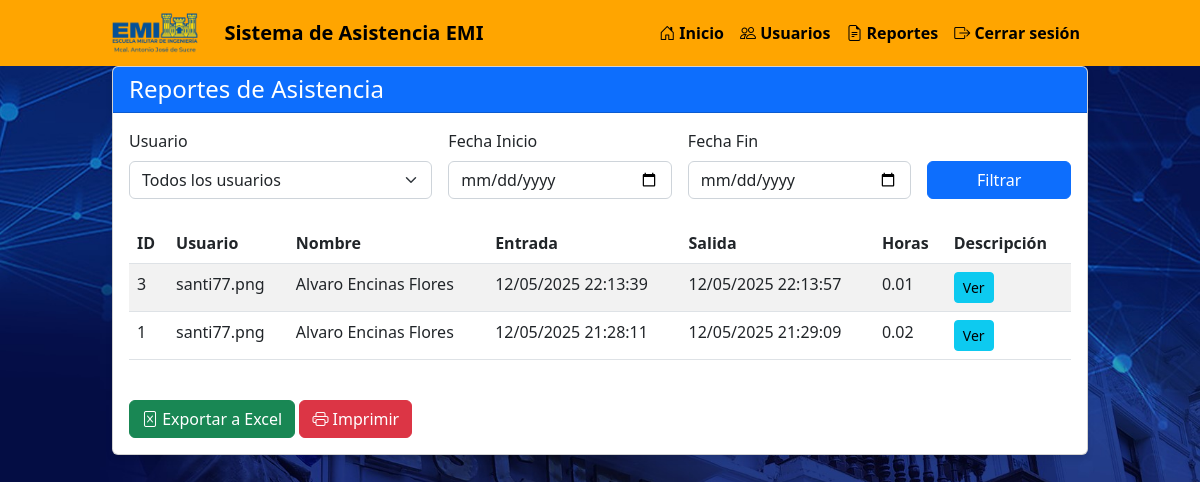
Page /admin/reports (signed in) on the earlier database version.
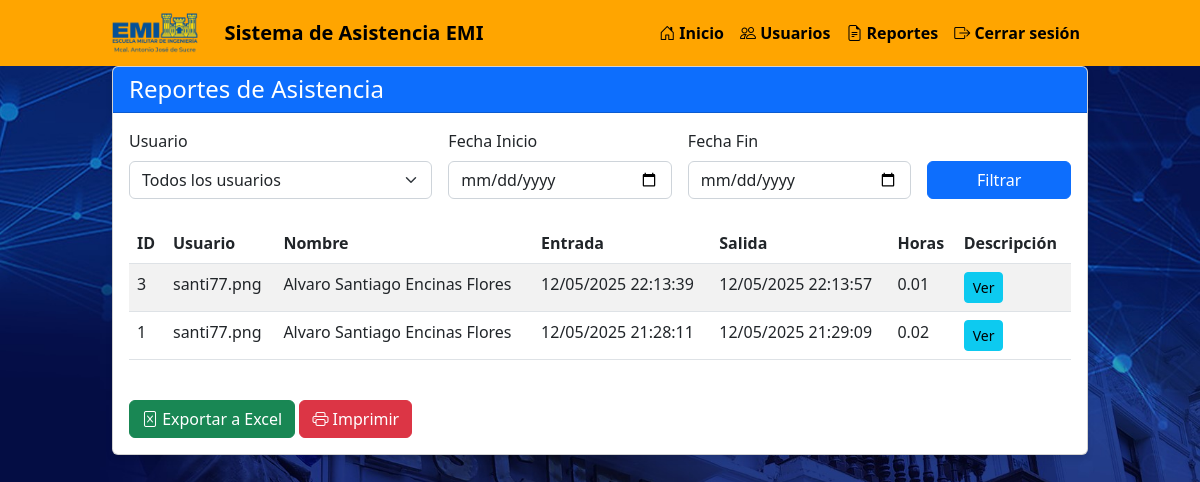
Same page on the later database version.
### tables this page shows
CREATE TABLE attendance (
        id INTEGER PRIMARY KEY AUTOINCREMENT,
        user_id INTEGER NOT NULL,
        check_in TIMESTAMP,
        check_out TIMESTAMP,
        description TEXT,
        FOREIGN KEY (user_id) REFERENCES users (id)
    );

CREATE TABLE users (
        id INTEGER PRIMARY KEY AUTOINCREMENT,
        username TEXT UNIQUE NOT NULL,
        password TEXT NOT NULL,
        full_name TEXT NOT NULL,
        is_admin INTEGER DEFAULT 0
    );

### app.py (the view)
@app.route('/admin/reports')
def reports():
    if 'user_id' not in session or not session.get('is_admin'):
        flash('Acceso no autorizado', 'error')
        return redirect(url_for('index'))
    user_id = request.args.get('user_id', type=int)
    start_date = request.args.get('start_date')
    end_date = request.args.get('end_date')
    users = database.get_users()
    records = database.get_attendance_records(user_id, start_date, end_date)
    processed_records = []
    for record in records:
        rec = dict(record)
        if rec['check_in']:
            rec['check_in'] = datetime.datetime.fromisoformat(rec['check_in'])
        if rec['check_out']:
            rec['check_out'] = datetime.datetime.fromisoformat(rec['check_out'])
            if rec['check_in']:
                diff = rec['check_out'] - rec['check_in']
                hours = diff.total_seconds() / 3600
                rec['hours_worked'] = round(hours, 2)
            else:
                rec['hours_worked'] = 0
        else:
            rec['hours_worked'] = 0
        processed_records.append(rec)
    return render_template('reports.html', users=users, records=processed_records,
                           selected_user=user_id, start_date=start_date, end_date=end_date)

### database.py (called while the page is built)
def get_users():
    conn = sqlite3.connect('attendance.db')
    conn.row_factory = sqlite3.Row
    c = conn.cursor()
    c.execute("SELECT id, username, full_name, is_admin FROM users")
    users = c.fetchall()
    conn.close()
    return users

def get_attendance_records(user_id=None, start_date=None, end_date=None):
    conn = sqlite3.connect('attendance.db')
    conn.row_factory = sqlite3.Row
    c = conn.cursor()
    query = """
    SELECT a.id, a.check_in, a.check_out, a.description, u.full_name, u.username
    FROM attendance a
    JOIN users u ON a.user_id = u.id
    WHERE 1=1
    """
    params = []
    if user_id:
        query += " AND a.user_id = ?"
        params.append(user_id)
    if start_date:
        query += " AND date(a.check_in) >= date(?)"
        params.append(start_date)
    if end_date:
        query += " AND date(a.check_in) <= date(?)"
        params.append(end_date)
    query += " ORDER BY a.check_in DESC"
    c.execute(query, params)
    records = c.fetchall()
    conn.close()
    return records

### templates/reports.html (shortened to what this page needs)
{% extends "layout.html" %}
{% block content %}
<div class="row">
    <div class="col-md-12">
        <div class="card">
            <div class="card-header bg-primary text-white">
                <h4 class="mb-0">Reportes de Asistencia</h4>
            </div>
            <div class="card-body">
                <form method="get" action="/admin/reports" class="row g-3 mb-4">
                    <div class="col-md-4">
                        <label for="user_id" class="form-label">Usuario</label>
                        <select class="form-select" id="user_id" name="user_id">
                            <option value="">Todos los usuarios</option>
                        </select>
                    </div>
                    <div class="col-md-3">
                        <label for="start_date" class="form-label">Fecha Inicio</label>
                        <input type="date" class="form-control" id="start_date" name="start_date" value="{{ start_date }}">
                    </div>
                    <div class="col-md-3">
                        <label for="end_date" class="form-label">Fecha Fin</label>
                        <input type="date" class="form-control" id="end_date" name="end_date" value="{{ end_date }}">
                    </div>
                    <div class="col-md-2 d-flex align-items-end">
                        <button type="submit" class="btn btn-primary w-100">Filtrar</button>
                    </div>
                </form>
                <div class="table-responsive">
                    <table class="table table-striped">
                        <thead>
                            <tr>
                                <th>ID</th>
                                <th>Usuario</th>
                                <th>Nombre</th>
                                <th>Entrada</th>
                                <th>Salida</th>
                                <th>Horas</th>
                                <th>Descripción</th>
                            </tr>
                        </thead>
                        <tbody>
                            {% for record in records %}
                            <tr>
                                <td>{{ record.id }}</td>
                                <td>{{ record.username }}</td>
                                <td>{{ record.full_name }}</td>
                                <td>
                                    {% if record.check_in %}
                                    {{ record.check_in.strftime('%d/%m/%Y %H:%M:%S') }}
                                    {% else %}
                                    -
                                    {% endif %}
                                </td>
                                <td>
                                    {% if record.check_out %}
                                    {{ record.check_out.strftime('%d/%m/%Y %H:%M:%S') }}
                                    {% else %}
                                    <span class="badge bg-warning">Pendiente</span>
                                    {% endif %}
                                </td>
                                <td>
                                    {% if record.hours_worked %}
                                    {{ record.hours_worked }}
                                    {% else %}
                                    -
                                    {% endif %}
                                </td>
                                <td>
                                    {% if record.description %}
                                    <button type="button" class="btn btn-sm btn-info" data-bs-toggle="modal" data-bs-target="#descriptionModal-{{ record.id }}">
                                        Ver
                                    </button>
                                    {% else %}
                                    -
                                    {% endif %}
                                </td>
                            </tr>
                            {% else %}
                            <tr>
                                <td colspan="7" class="text-center">No hay registros para mostrar</td>
                            </tr>
                            {% endfor %}
                        </tbody>
                    </table>
                </div>
                <div class="mt-4">
                    <button class="btn btn-success" id="exportBtn">
                        <i class="bi bi-file-excel"></i> Exportar a Excel
                    </button>
                    <button class="btn btn-danger" id="printBtn">
                        <i class="bi bi-printer"></i> Imprimir
                    </button>
                </div>
            </div>
        </div>
    </div>
</div>
{% endblock %}

### templates/layout.html (shortened to what this page needs)
<!DOCTYPE html>
<html lang="es">
<head>
    <link href="https://cdn.jsdelivr.net/npm/bootstrap@5.2.3/dist/css/bootstrap.min.css" rel="stylesheet">
    <link rel="stylesheet" href="https://cdn.jsdelivr.net/npm/bootstrap-icons@1.10.0/font/bootstrap-icons.css">
</head>
<body>
    <nav class="navbar navbar-expand-lg navbar-dark">
        <div class="container">
            <a class="navbar-brand" href="/">
                <img src="/static/images/emi_logo.png" alt="Logo EMI">
                <a class="navbar-brand" href="/">
                    <span style="color: black; font-weight: bold;">Sistema de Asistencia EMI</span>
                </a>            </a>
            {% if session.user_id %}
            <div class="collapse navbar-collapse" id="navbarNav">
                <ul class="navbar-nav ms-auto">
                    <li class="nav-item">
                        <a class="nav-link" href="/"><i class="bi bi-house-door"></i> Inicio</a>
                    </li>
                    {% if session.is_admin %}
                    <li class="nav-item">
                        <a class="nav-link" href="/admin"><i class="bi bi-people"></i> Usuarios</a>
                    </li>
                    <li class="nav-item">
                        <a class="nav-link" href="/admin/reports"><i class="bi bi-file-earmark-text"></i> Reportes</a>
                    </li>
                    {% endif %}
                    <li class="nav-item">
                        <a class="nav-link" href="/logout"><i class="bi bi-box-arrow-right"></i> Cerrar sesión</a>
                    </li>
                </ul>
            </div>
            {% endif %}
        </div>
    </nav>
    <div class="container">
        {% block content %}{% endblock %}
    </div>
</body>
</html>

### templates/layout.html (style rules this page uses)
html, body { height: 100%; margin: 0; padding: 0; background: url('/static/images/fondo.jpg') no-repeat center center fixed; background-size: cover; }
.container { max-width: 1000px; }
.card { box-shadow: 0 4px 6px rgba(0, 0, 0, 0.1); margin-bottom: 20px; }
.navbar { background-color: #FFA500 !important; }
.navbar-brand img { max-height: 40px; margin-right: 10px; }
.navbar .nav-link { color: black !important; font-weight: bold; }

Differences in the rows shown:
changed through a linked row, attendance id 3: full_name "Alvaro Encinas Flores" → "Alvaro Santiago Encinas Flores"
changed through a linked row, attendance id 1: full_name "Alvaro Encinas Flores" → "Alvaro Santiago Encinas Flores"
